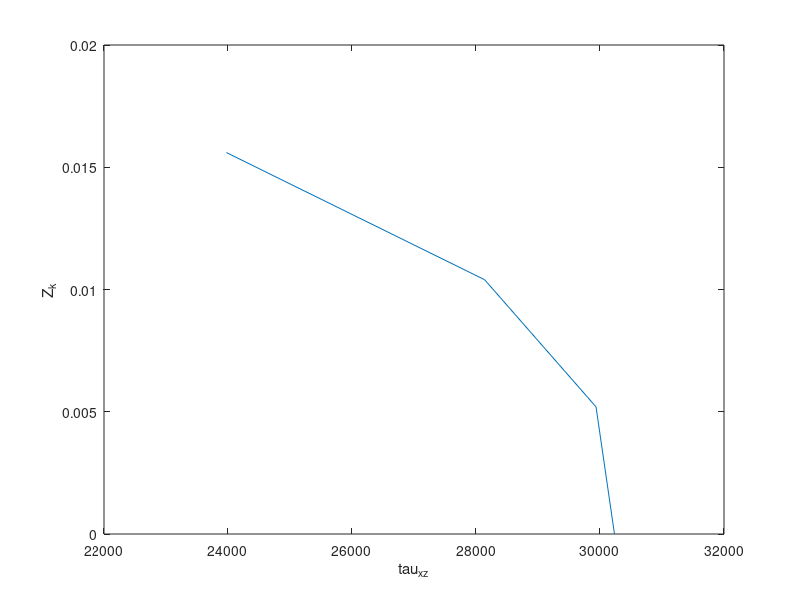

The MATLAB source for this figure:
%t = linspace(-90,90);
t = [0,-45,45,90]';

E1 = 18.7*10^6;
E2 = 1.9*10^6;
G12 = 0.85*10^6;
v12 = 0.30;
v21 = v12*E2/E1;

q11 = E1/(1-v12*v21);
q22 = E2/(1-v12*v21);
q66 = G12;
q12 = v12*E2/(1-v12*v21);

% qbar: q11, q12, q22, q16, q26, q66
qb1 = q11.*(cosd(t)).^4 + 2.*(q12+2*q66).*(sind(t).^2).*(cosd(t).^2)+q22.*(sind(t).^4);
qb2 = (q11 + q22 - 4*q66).*(sind(t).^2).*(cosd(t).^2)+q12.*(sind(t).^4+cosd(t).^4);
qb3 = q11.*(sind(t).^4) + 2.*(q12+2*q66).*(sind(t).^2).*(cosd(t).^2)+q22.*(cosd(t).^4);
qb4 = (q11 - q12 - 2*q66).*sind(t).*(cosd(t).^3)+(q12 - q22 +2*q66).*(sind(t).^3).*cosd(t);
qb5 = (q11 - q12 - 2*q66).*(sind(t).^3).*cosd(t)+(q12 - q22 +2*q66).*sind(t).*(cosd(t).^3);
qb6 = (q11+q22-2*q12-2*q66)*(sind(t).^2).*(cosd(t).^2)+q66.*(sind(t).^4+cosd(t).^4);

q = [qb1,qb2,qb3,qb4,qb5,qb6]; % [||||||]
q00 = q(1,:);
q45m = q(2,:);
q45 = q(3,:);
q90 = q(4,:);

thickness = 0.0052;
numofply = 4;
zk = thickness*linspace(1-numofply,numofply,2*numofply);
zkm1 = thickness*linspace(-numofply,numofply-1,2*numofply);
zkd1 = (zk - zkm1);
zkd2 = (zk.^2-zkm1.^2);
zkd3 = (zk.^3-zkm1.^3)/3;
zkd1rep = repmat(zkd1',1,6);
zkd2rep = repmat(zkd2',1,6);
zkd3rep = repmat(zkd3',1,6);

qa = [q00;q45;q45m;q90;q90;q45m;q45;q00];

qaA = qa.*zkd1rep;
qaAsum = sum(qaA);
Aa = [qaAsum(1),qaAsum(2),qaAsum(4);qaAsum(2),qaAsum(3),qaAsum(5);qaAsum(4),qaAsum(5),qaAsum(6)];
qaD = qa.*zkd3rep;
qaDsum = sum(qaD);
Da = [qaDsum(1),qaDsum(2),qaDsum(4);qaDsum(2),qaDsum(3),qaDsum(5);qaDsum(4),qaDsum(5),qaDsum(6)];

aa = inv(Aa);
da = inv(Da);

ttt = thickness*numofply*2;
Ex = 1/(ttt*aa(1,1));
Ey = 1/(ttt*aa(2,2));
Gxy = 1/(ttt*aa(3,3));
vxy = -aa(1,2)/aa(1,1);
XY = [Ex, Ey, Gxy, vxy];
%disp(Aa);
%disp(aa);
%disp(Da);
%disp(XY);

Vx = 1000;
qxd = [qb1,qb2,qb4]; %Q11,Q12,Q16
dxd = da(1,:)';
xd = qxd*dxd;
ils = zkd2(1:4)'.*xd.*(-0.5*Vx);

txz = zeros(4,1);
for i = 1:4
    txz(i) = sum(ils(1:i));
end
disp(txz);
txzzk = -zk(1:4);
plot(txz,txzzk)
xlabel('tau_x_z')
ylabel('Z_k')

